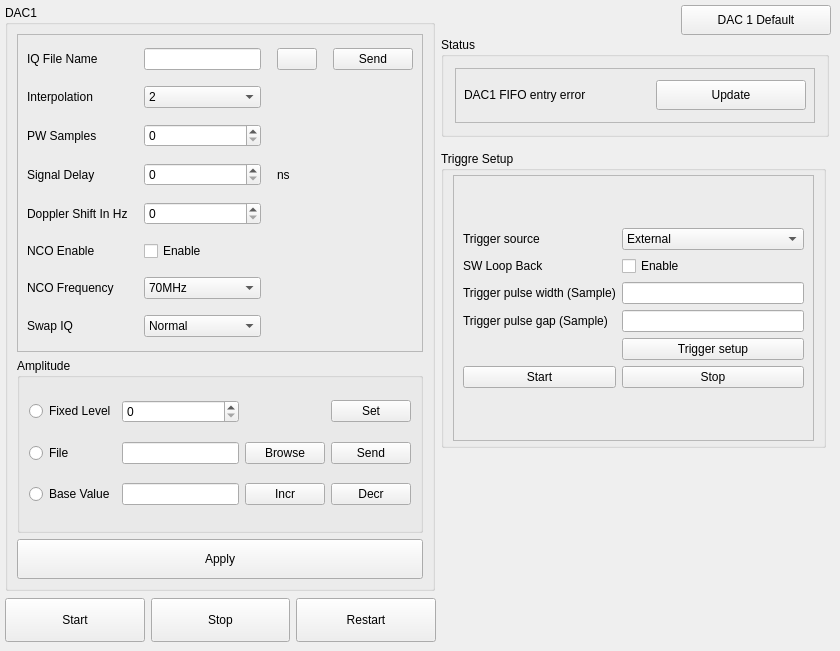
          <widget class="QWidget" name="tab_5">
           <attribute name="title">
            <string>IF</string>
           </attribute>
           <widget class="QGroupBox" name="groupBox_dac_setup_if_mode_5">
            <property name="geometry">
             <rect>
              <x>5</x>
              <y>5</y>
              <width>430</width>
              <height>586</height>
             </rect>
            </property>
            <property name="title">
             <string>DAC1</string>
            </property>
            <layout class="QVBoxLayout" name="verticalLayout_35">
             <item>
              <widget class="QFrame" name="frame_30">
               <property name="minimumSize">
                <size>
                 <width>0</width>
                 <height>318</height>
                </size>
               </property>
               <property name="frameShape">
                <enum>QFrame::Shape::StyledPanel</enum>
               </property>
               <property name="frameShadow">
                <enum>QFrame::Shadow::Raised</enum>
               </property>
               <layout class="QHBoxLayout" name="horizontalLayout_60">
                <property name="spacing">
                 <number>16</number>
                </property>
                <item>
                 <layout class="QVBoxLayout" name="verticalLayout_36">
                  <item>
                   <layout class="QGridLayout" name="gridLayout_55">
                    <item row="9" column="0">
                     <widget class="QLabel" name="LbIDAC1SwapIQ">
                      <property name="text">
                       <string>Swap IQ</string>
                      </property>
                     </widget>
                    </item>
                    <item row="5" column="1">
                     <widget class="QSpinBox" name="SBdac1singnaldelay">
                      <property name="maximum">
                       <number>2147483647</number>
                      </property>
                     </widget>
                    </item>
                    <item row="3" column="0">
                     <widget class="QLabel" name="LbIDAC1Interpolation">
                      <property name="text">
                       <string>Interpolation</string>
                      </property>
                     </widget>
                    </item>
                    <item row="0" column="2">
                     <widget class="QPushButton" name="PBdac1browse">
                      <property name="text">
                       <string/>
                      </property>
                      <property name="icon">
                       <iconset resource="TargetEchoGen.qrc">
                        <normaloff>:/images/file-browser-icon-23.jpg</normaloff>:/images/file-browser-icon-23.jpg</iconset>
                      </property>
                     </widget>
                    </item>
                    <item row="5" column="2">
                     <widget class="QLabel" name="label_74">
                      <property name="text">
                       <string>ns</string>
                      </property>
                     </widget>
                    </item>
                    <item row="8" column="0">
                     <widget class="QLabel" name="LbIDAC1NOCFrequency">
                      <property name="text">
                       <string>NCO Frequency</string>
                      </property>
                     </widget>
                    </item>
                    <item row="8" column="1">
                     <widget class="QComboBox" name="CBdac1nocfreq">
                      <item>
                       <property name="text">
                        <string>70MHz</string>
                       </property>
                      </item>
                      <item>
                       <property name="text">
                        <string>180MHz</string>
                       </property>
                      </item>
                     </widget>
                    </item>
                    <item row="6" column="0">
                     <widget class="QLabel" name="LbIDAC1DopplerShiftHz">
                      <property name="text">
                       <string>Doppler Shift In Hz</string>
                      </property>
                     </widget>
                    </item>
                    <item row="4" column="0">
                     <widget class="QLabel" name="LbIDAC1PWSamples">
                      <property name="text">
                       <string>PW Samples</string>
                      </property>
                     </widget>
                    </item>
                    <item row="0" column="0">
                     <widget class="QLabel" name="LbIDAC1IqFileName">
                      <property name="text">
                       <string>IQ File Name</string>
                      </property>
                     </widget>
                    </item>
                    <item row="6" column="1">
                     <widget class="QSpinBox" name="SBdac1dopplershift">
                      <property name="maximum">
                       <number>2147483647</number>
                      </property>
                     </widget>
                    </item>
                    <item row="9" column="1">
                     <widget class="QComboBox" name="CBdac1swapiq">
                      <item>
                       <property name="text">
                        <string>Normal</string>
                       </property>
                      </item>
                      <item>
                       <property name="text">
                        <string>Swap</string>
                       </property>
                      </item>
                     </widget>
                    </item>
                    <item row="7" column="1">
                     <widget class="QCheckBox" name="CBdac1nco">
                      <property name="text">
                       <string>Enable</string>
                      </property>
                     </widget>
                    </item>
                    <item row="3" column="1">
                     <widget class="QComboBox" name="CBdac1interpolation">
                      <item>
                       <property name="text">
                        <string>2</string>
                       </property>
                      </item>
                      <item>
                       <property name="text">
                        <string>4</string>
                       </property>
                      </item>
                      <item>
                       <property name="text">
                        <string>8</string>
                       </property>
                      </item>
                     </widget>
                    </item>
                    <item row="7" column="0">
                     <widget class="QLabel" name="LbIDAC1NOCEnable">
                      <property name="text">
                       <string>NCO Enable</string>
                      </property>
                     </widget>
                    </item>
                    <item row="5" column="0">
                     <widget class="QLabel" name="LbIDAC1signalDelay">
                      <property name="text">
                       <string>Signal Delay </string>
                      </property>
                     </widget>
                    </item>
                    <item row="0" column="1">
                     <widget class="QLineEdit" name="lEdac1iqfile"/>
                    </item>
                    <item row="4" column="1">
                     <widget class="QSpinBox" name="SBdac1PW">
                      <property name="maximum">
                       <number>2147483647</number>
                      </property>
                     </widget>
                    </item>
                    <item row="0" column="3">
                     <widget class="QPushButton" name="PBdac1send">
                      <property name="text">
                       <string>Send</string>
                      </property>
                     </widget>
                    </item>
                   </layout>
                  </item>
                 </layout>
                </item>
               </layout>
              </widget>
             </item>
             <item>
              <widget class="QGroupBox" name="groupBox_20">
               <property name="title">
                <string>Amplitude</string>
               </property>
               <layout class="QHBoxLayout" name="horizontalLayout_61">
                <item>
                 <layout class="QGridLayout" name="gridLayout_56">
                  <item row="1" column="3">
                   <widget class="QPushButton" name="PBddc1AMPLsend">
                    <property name="text">
                     <string>Send</string>
                    </property>
                   </widget>
                  </item>
                  <item row="0" column="1">
                   <widget class="QSpinBox" name="SBdac1AMPLfixedlevel"/>
                  </item>
                  <item row="2" column="3">
                   <widget class="QPushButton" name="PBddc1AMPLdecr">
                    <property name="text">
                     <string>Decr</string>
                    </property>
                   </widget>
                  </item>
                  <item row="2" column="0">
                   <widget class="QRadioButton" name="RbDAC1AMPLBaseValue">
                    <property name="text">
                     <string>Base Value</string>
                    </property>
                   </widget>
                  </item>
                  <item row="1" column="0">
                   <widget class="QRadioButton" name="RbDAC1AMPLFile">
                    <property name="text">
                     <string>File</string>
                    </property>
                   </widget>
                  </item>
                  <item row="2" column="1">
                   <widget class="QLineEdit" name="LEddc1AMPLbaseval"/>
                  </item>
                  <item row="2" column="2">
                   <widget class="QPushButton" name="PBddc1AMPLincr">
                    <property name="text">
                     <string>Incr</string>
                    </property>
                   </widget>
                  </item>
                  <item row="1" column="1">
                   <widget class="QLineEdit" name="LEdac1AMPLfile"/>
                  </item>
                  <item row="0" column="0">
                   <widget class="QRadioButton" name="RbDAC1AMPLFixLev">
                    <property name="text">
                     <string>Fixed Level</string>
                    </property>
                   </widget>
                  </item>
                  <item row="0" column="3">
                   <widget class="QPushButton" name="PBddc1AMPLset">
                    <property name="text">
                     <string>Set</string>
                    </property>
                   </widget>
                  </item>
                  <item row="1" column="2">
                   <widget class="QPushButton" name="PBddc1AMPLbrowse">
                    <property name="text">
                     <string>Browse</string>
                    </property>
                   </widget>
                  </item>
                 </layout>
                </item>
               </layout>
              </widget>
             </item>
             <item>
              <widget class="QPushButton" name="PBddc1AMPLapply">
               <property name="minimumSize">
                <size>
                 <width>0</width>
                 <height>40</height>
                </size>
               </property>
               <property name="text">
                <string>Apply</string>
               </property>
              </widget>
             </item>
            </layout>
           </widget>
           <widget class="QGroupBox" name="groupBox_ddr_status_11">
            <property name="geometry">
             <rect>
              <x>441</x>
              <y>151</y>
              <width>385</width>
              <height>297</height>
             </rect>
            </property>
            <property name="title">
             <string>Triggre Setup</string>
            </property>
            <layout class="QHBoxLayout" name="horizontalLayout_62">
             <property name="spacing">
              <number>4</number>
             </property>
             <property name="topMargin">
              <number>4</number>
             </property>
             <property name="bottomMargin">
              <number>4</number>
             </property>
             <item>
              <widget class="QFrame" name="frame_31">
               <property name="frameShape">
                <enum>QFrame::Shape::StyledPanel</enum>
               </property>
               <property name="frameShadow">
                <enum>QFrame::Shadow::Raised</enum>
               </property>
               <layout class="QVBoxLayout" name="verticalLayout_37">
                <property name="topMargin">
                 <number>4</number>
                </property>
                <property name="bottomMargin">
                 <number>4</number>
                </property>
                <item>
                 <layout class="QGridLayout" name="gridLayout_57">
                  <item row="4" column="3">
                   <widget class="QPushButton" name="PBdac1TStriggersetup">
                    <property name="text">
                     <string>Trigger setup</string>
                    </property>
                   </widget>
                  </item>
                  <item row="0" column="0">
                   <widget class="QLabel" name="LbIddc1TSTriggerSource">
                    <property name="text">
                     <string>Trigger source</string>
                    </property>
                   </widget>
                  </item>
                  <item row="1" column="0">
                   <widget class="QLabel" name="LbIddc1TSSWLookBack">
                    <property name="text">
                     <string>SW Loop Back</string>
                    </property>
                   </widget>
                  </item>
                  <item row="1" column="3">
                   <widget class="QCheckBox" name="CBdac1TSenable">
                    <property name="text">
                     <string>Enable</string>
                    </property>
                   </widget>
                  </item>
                  <item row="2" column="3">
                   <widget class="QLineEdit" name="LEdac1TStriggepushwidth"/>
                  </item>
                  <item row="6" column="0">
                   <widget class="QPushButton" name="PBdac1TSstart">
                    <property name="text">
                     <string>Start</string>
                    </property>
                   </widget>
                  </item>
                  <item row="0" column="3">
                   <widget class="QComboBox" name="CBdac1TSexternal">
                    <item>
                     <property name="text">
                      <string>External</string>
                     </property>
                    </item>
                    <item>
                     <property name="text">
                      <string>Internal</string>
                     </property>
                    </item>
                   </widget>
                  </item>
                  <item row="6" column="3">
                   <widget class="QPushButton" name="PBdac1TSstop">
                    <property name="text">
                     <string>Stop</string>
                    </property>
                   </widget>
                  </item>
                  <item row="3" column="0">
                   <widget class="QLabel" name="LbIddc1TStriggerpulsegap">
                    <property name="text">
                     <string>Trigger pulse gap (Sample)</string>
                    </property>
                   </widget>
                  </item>
                  <item row="2" column="0">
                   <widget class="QLabel" name="LbIddc1TStriggerpulsewidth">
                    <property name="text">
                     <string>Trigger pulse width (Sample)</string>
                    </property>
                   </widget>
                  </item>
                  <item row="3" column="3">
                   <widget class="QLineEdit" name="LEdac1TStriggerpulsegap"/>
                  </item>
                 </layout>
                </item>
               </layout>
              </widget>
             </item>
            </layout>
           </widget>
           <widget class="QPushButton" name="Pbdac1default">
            <property name="geometry">
             <rect>
              <x>681</x>
              <y>5</y>
              <width>150</width>
              <height>30</height>
             </rect>
            </property>
            <property name="text">
             <string>DAC 1 Default</string>
            </property>
           </widget>
           <widget class="QGroupBox" name="groupBox_ddr_status_12">
            <property name="geometry">
             <rect>
              <x>441</x>
              <y>37</y>
              <width>388</width>
              <height>100</height>
             </rect>
            </property>
            <property name="title">
             <string>Status</string>
            </property>
            <layout class="QHBoxLayout" name="horizontalLayout_63">
             <property name="leftMargin">
              <number>11</number>
             </property>
             <property name="topMargin">
              <number>11</number>
             </property>
             <property name="rightMargin">
              <number>11</number>
             </property>
             <property name="bottomMargin">
              <number>11</number>
             </property>
             <item>
              <widget class="QFrame" name="frame_32">
               <property name="frameShape">
                <enum>QFrame::Shape::StyledPanel</enum>
               </property>
               <property name="frameShadow">
                <enum>QFrame::Shadow::Raised</enum>
               </property>
               <layout class="QVBoxLayout" name="verticalLayout_38">
                <property name="leftMargin">
                 <number>8</number>
                </property>
                <property name="topMargin">
                 <number>5</number>
                </property>
                <property name="rightMargin">
                 <number>8</number>
                </property>
                <property name="bottomMargin">
                 <number>5</number>
                </property>
                <item>
                 <layout class="QGridLayout" name="gridLayout_58">
                  <item row="0" column="1">
                   <widget class="QLabel" name="LbIddc1ledSta">
                    <property name="sizePolicy">
                     <sizepolicy hsizetype="Fixed" vsizetype="Fixed">
                      <horstretch>0</horstretch>
                      <verstretch>0</verstretch>
                     </sizepolicy>
                    </property>
                    <property name="minimumSize">
                     <size>
                      <width>30</width>
                      <height>30</height>
                     </size>
                    </property>
                    <property name="maximumSize">
                     <size>
                      <width>30</width>
                      <height>30</height>
                     </size>
                    </property>
                    <property name="text">
                     <string/>
                    </property>
                    <property name="pixmap">
                     <pixmap resource="TargetEchoGen.qrc">:/images/led-circle-grey.png</pixmap>
                    </property>
                    <property name="scaledContents">
                     <bool>true</bool>
                    </property>
                   </widget>
                  </item>
                  <item row="0" column="2">
                   <widget class="QPushButton" name="PBddc1STAupdate">
                    <property name="sizePolicy">
                     <sizepolicy hsizetype="Preferred" vsizetype="Preferred">
                      <horstretch>0</horstretch>
                      <verstretch>0</verstretch>
                     </sizepolicy>
                    </property>
                    <property name="text">
                     <string>Update</string>
                    </property>
                   </widget>
                  </item>
                  <item row="0" column="0">
                   <widget class="QLabel" name="LbIddc1StaFIFOentery">
                    <property name="text">
                     <string>DAC1 FIFO entry error</string>
                    </property>
                   </widget>
                  </item>
                 </layout>
                </item>
               </layout>
              </widget>
             </item>
            </layout>
           </widget>
           <widget class="QWidget" name="layoutWidget_5">
            <property name="geometry">
             <rect>
              <x>5</x>
              <y>598</y>
              <width>431</width>
              <height>44</height>
             </rect>
            </property>
            <layout class="QHBoxLayout" name="horizontalLayout_64">
             <item>
              <widget class="QPushButton" name="PBddc1AMPLstart">
               <property name="sizePolicy">
                <sizepolicy hsizetype="Preferred" vsizetype="Preferred">
                 <horstretch>0</horstretch>
                 <verstretch>0</verstretch>
                </sizepolicy>
               </property>
               <property name="text">
                <string>Start</string>
               </property>
              </widget>
             </item>
             <item>
              <widget class="QPushButton" name="PBddc1AMPLstop">
               <property name="sizePolicy">
                <sizepolicy hsizetype="Preferred" vsizetype="Preferred">
                 <horstretch>0</horstretch>
                 <verstretch>0</verstretch>
                </sizepolicy>
               </property>
               <property name="text">
                <string>Stop</string>
               </property>
              </widget>
             </item>
             <item>
              <widget class="QPushButton" name="PBddc1AMPLrestart">
               <property name="sizePolicy">
                <sizepolicy hsizetype="Preferred" vsizetype="Preferred">
                 <horstretch>0</horstretch>
                 <verstretch>0</verstretch>
                </sizepolicy>
               </property>
               <property name="text">
                <string>Restart</string>
               </property>
              </widget>
             </item>
            </layout>
           </widget>
          </widget>
